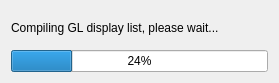
<?xml version="1.0" encoding="UTF-8"?>
<ui version="4.0">
 <class>GLProgressDialog</class>
 <widget class="QDialog" name="GLProgressDialog">
  <property name="geometry">
   <rect>
    <x>0</x>
    <y>0</y>
    <width>279</width>
    <height>83</height>
   </rect>
  </property>
  <property name="windowTitle">
   <string>Dialog</string>
  </property>
  <layout class="QGridLayout" name="gridLayout">
   <item row="0" column="0">
    <widget class="QLabel" name="label">
     <property name="text">
      <string>Compiling GL display list, please wait...</string>
     </property>
    </widget>
   </item>
   <item row="1" column="0">
    <widget class="QProgressBar" name="progressBar">
     <property name="value">
      <number>24</number>
     </property>
    </widget>
   </item>
  </layout>
 </widget>
 <resources/>
 <connections/>
</ui>
